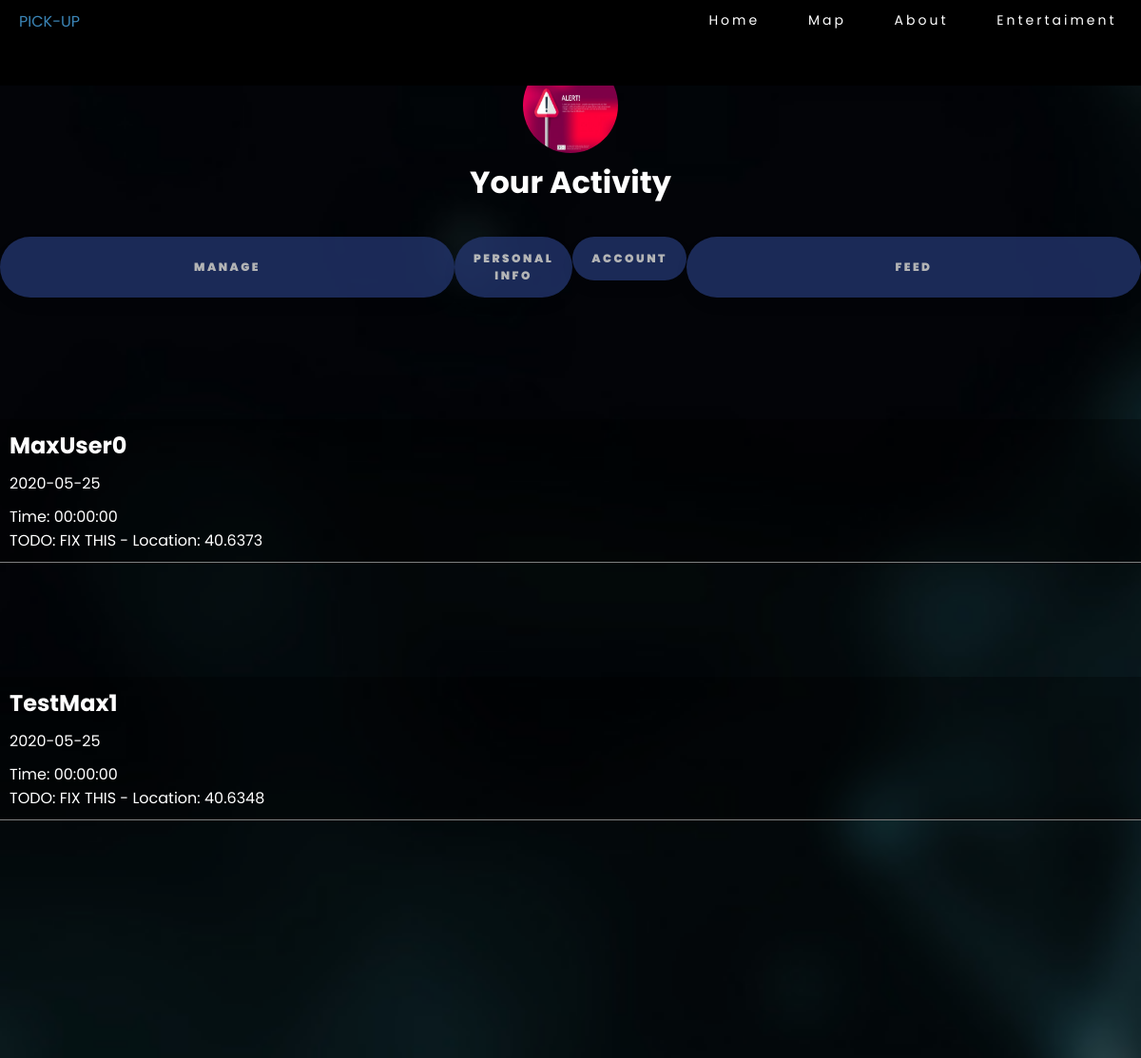
/your-activity.php (signed in, upper part), run on an earlier commit of the app's database.
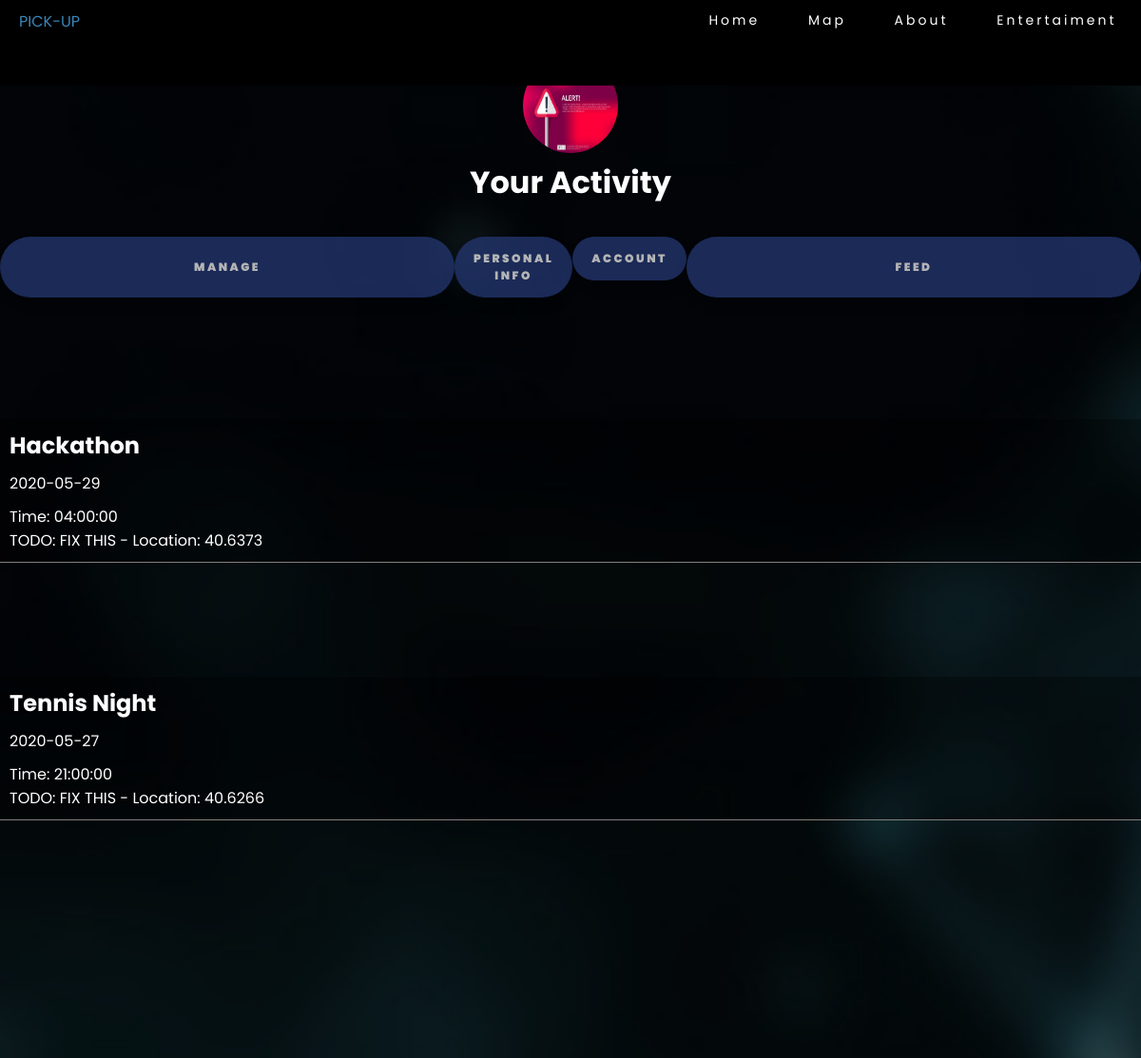
And on a later commit of the database.
### tables this page shows
CREATE TABLE `events` (
  `event_id` varchar(13) NOT NULL,
  `date_of_event` date NOT NULL,
  `time_of_event` time NOT NULL,
  `subject` varchar(30) DEFAULT NULL,
  `max_users` int(11) DEFAULT NULL,
  `duration_of_event` time DEFAULT NULL,
  `date_of_posting` timestamp NOT NULL DEFAULT CURRENT_TIMESTAMP ON UPDATE CURRENT_TIMESTAMP,
  `lat` float DEFAULT NULL,
  `lng` float DEFAULT NULL,
  `description` longtext NOT NULL,
  `creator` varchar(30) NOT NULL
);

### authenticate.php (called while the page is built, shortened)
<?php
require_once('database.php');
require_once('query_auth.php');
function get_username(){
    if(isset($_SESSION['username'])){
        $u = $_SESSION['username'];
        return $u;
    }
    else{
        return 'avatar';
    }
}
?>

### database.php (called while the page is built, shortened)
    <?php
	function db_connect(){
    $servername = "localhost";
    $username = "learta";
    $password = "123";
	$dbname = "cwtest1";
	$conn = mysqli_connect($servername, $username,$password,$dbname);
		return $conn;
	}
?>

### query_auth.php (called while the page is built, shortened)
<?php
function get_UserEvents($username)
{
    $conn = db_connect();
    $sql = "SELECT * from events
            where events.event_id in
            (select event_id from isin where user_id = '$username');";
    $result = $conn->query($sql);
    return makeEvent($result);
}
function makeEvent($result){
    if ($result->num_rows > 0) {
        $events = array();
        for ($x = 0; $x < $result->num_rows; $x++) {
            $row = $result->fetch_assoc();
            $event_id = $row["event_id"];
            $date = $row["date_of_event"];
            $time = $row["time_of_event"];
            $title = $row["subject"];
            $lat = $row["lat"];
            $lng = $row["lng"];
            $description = $row["description"];
            $creator = $row["creator"];
            $max_users = $row["max_users"];
            $event = new Event($event_id, $date, $time, $title, $lat,$lng,$description, $creator,$max_users);
            array_push($events, $event);
        }
        return $events;
    }
}
class Event
{
    public $event_id, $date, $time, $title, $lat, $lng, $description, $creator, $max_users;
    function __construct($event_id, $date, $time, $title, $lat, $lng, $description,$creator, $max_users)
    {
        $this->date = $date;
        $this->time = $time;
        $this->title = $title;
        $this->lat = $lat;
    }
    function get_date()
    {
        return $this->date;
    }
    function get_time()
    {
        return $this->time;
    }
    function get_lat()
    {
        return $this->lat;
    }
    function get_title()
    {
        return $this->title;
    }
}
?>

### your-activity.php (the view, shortened to what this page needs)
<!DOCTYPE html>
<html lang="en">
    <head>
         <link rel="stylesheet" href="loginstyle.css">
        <link rel="stylesheet" href="style.css">
        <link rel="stylesheet" href="accountstyle.css">
    </head>
    <body>
        <nav>
            <div class ="logo">
              PICK-UP
            </div>
        <ul class = "nav-links">
            <li> <a href = "landing.php"> Home</a></li>
            <li> <a href = "Map.php"> Map</a></li>
            <li> <a href = "about.html"> About</a></li>
            <li> <a href = "#"> Entertaiment</a></li>
        </ul>
        </nav>
<div class='accontainer'>
<br>
    <?php
  require_once('authenticate.php');
 $u = get_username();
 echo (isset($_SESSION['username']) ?  "<img class='circular--square' src='images/$u.jpg'style=' position: relative;
  width: 100px;
  height:100px;
  overflow: hidden;
  border-radius: 50%; margin-top:3%;'>" :  "<img class='circular--square' src='images/avatar.png' style='margin-top:2%;'>");
      ?>
    <br>
      <h1><?php echo (isset($_SESSION['username']) ?"<p style='color:;'>Your Activity</p>" : ""); ?></h1>
     <br>
      <div class="accnav">
        <button class="manage"><stong>Manage</stong></button>
        <?php
       echo (isset($_SESSION['username']) ? "<a href = 'personal-info.php'><button class='personal-info'>Personal Info</button></a>"
       :"<button class = 'personalinfo'>Personal Info</button>");
        ?>
                <?php
        echo (isset($_SESSION['username']) ? "<a href = 'account.php'><button class='account'>Account</button></a>"
        :"<button class = 'personalinfo'>Account</button>");
         ?>
        <button class = "feed">Feed</button>
    </div>
       <?php
                    require_once('query_auth.php');
                    $event = get_UserEvents($_SESSION['username']);
                    for ($x = 0; $x < sizeof($event) ;$x++) {
                   echo
                       '<div class="classevent'.$x.'" id="">
                        <section class="postsection">
                        <h1 style="#0077CC:">'
                        .$event[$x]->get_title().
                        '
                        </h1>
                        <p>'.$event[$x]->get_date().'</p>
                        <div>Time: '.$event[$x]->get_time().'
                        <br>
                            TODO: FIX THIS - Location: '.$event[$x]->get_lat().'
                        </div>
                        </div>
                        '; }
                    ?>
</div>
    </body>
</html>

What changed in the data, as far as the page shows it:
removed events: subject "MaxUser0", date_of_event "2020-05-25", time_of_event "00:00:00", lat "40.6373"
removed events: subject "TestMax1", date_of_event "2020-05-25", time_of_event "00:00:00", lat "40.6348"
added events: subject "Hackathon", date_of_event "2020-05-29", time_of_event "04:00:00", lat "40.6373"
added events: subject "Tennis Night", date_of_event "2020-05-27", time_of_event "21:00:00", lat "40.6266"
